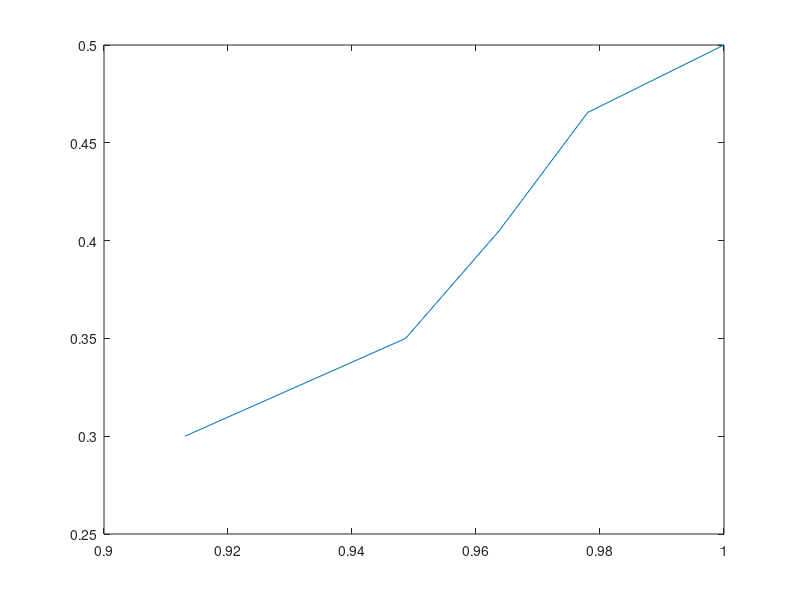
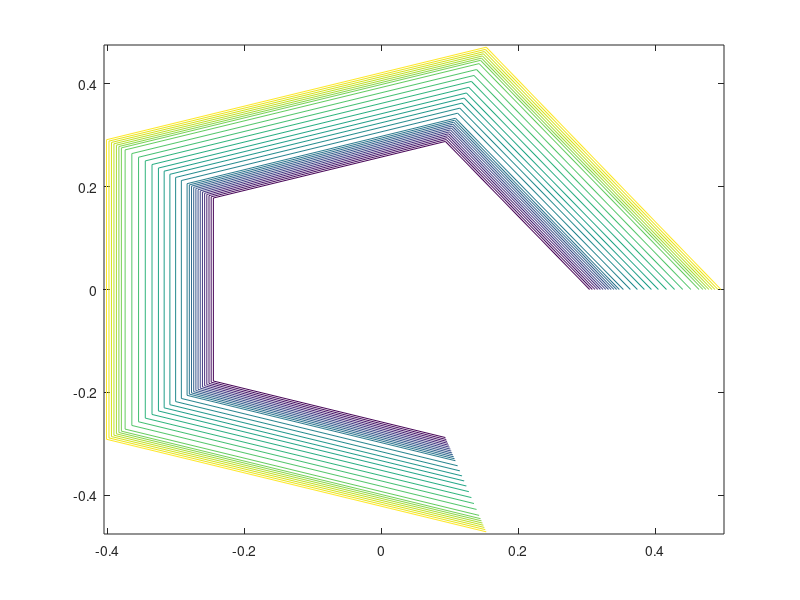
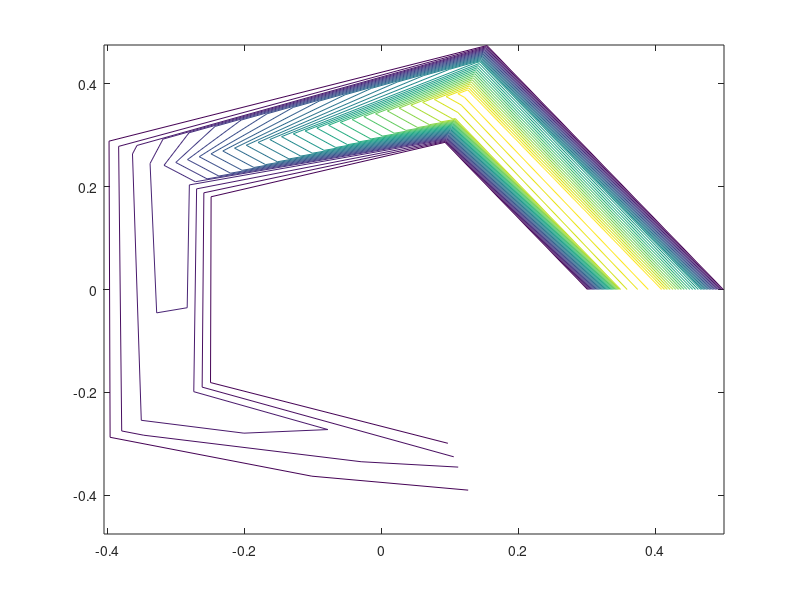

Recreate these plots in MATLAB, in order.
clc
clear all
tic;
format long
alpha=1.1;
nu=1;
k1=5000;
delta_r1(1)=0.05;
r(1)=0.3;
i=1;
while r(i)<0.5
    delta_r1(i+1)=alpha*delta_r1(i);
    r(i+1)=r(i)+delta_r1(i);
   
%     delta_r(i)=abs(r(i+1)-r(i));
        i=i+1;
end
Imax=i;
r(Imax)=0.5;
delta_r1(Imax-1)=0.5-r(Imax-1);
for i=1:Imax-1
delta_r(i)=delta_r1(i);
end


delta_teta=2*pi/Imax;
teta=[0:delta_teta:2*pi-delta_teta];
w=zeros(Imax,Imax,k1);
w(:,1,:)=-5.625;
w(:,Imax,:)=-5.625;
 
for j=1:Imax-1
    A(j)=(2)/((delta_r(j)^2)*alpha*(alpha+1));
    B(j)=1/(r(j)*alpha*delta_r(j)*(1+alpha));
    C(j)=1/(r(j)*delta_teta)^2;
    %E(j)=1/(r(j)*A(j))+2/(A(j));
    %F(j)=-alpha^2*(1/(r(j)*A(j)))+2*alpha/(A(j)*delta_r(j));
end
  
D=zeros(Imax,Imax,k1);
si=ones(Imax,Imax,k1);
si(:,Imax,:)=1;
si1=ones(Imax,Imax,k1);
si0=ones(Imax,Imax,k1);

v=1;
k=1;
while v>10^(-6)
%    for k=1:1000   
      for i=1:Imax
si0(i,1,k+1)=si(i,2,k+1)-(2*(alpha)*delta_r(1)*1.5);
end

for i=2:Imax-1
        
        si(i,1,k+1)=(-si(i,2,k+1)*(A(1)+B(1))-si0(i,1,k+1)*(A(1)*alpha-(alpha^2)*B(1))-si(i+1,1,k+1)*C(1)-si(i-1,1,k)*C(1)-w(i,1,k))/(-A(1)*(alpha+1)+B(1)*((alpha^2)-1)-2*C(1));

     
end
        si(Imax,1,k+1)=(-si(Imax,2,k+1)*(A(1)+B(1))-si0(Imax,1,k+1)*(A(1)*alpha-(alpha^2)*B(1))-si(1,1,k+1)*C(1)-si(Imax-1,1,k)*C(1)-w(Imax,1,k))/(-A(1)*(alpha+1)+B(1)*((alpha^2)-1)-2*C(1));
        si(1,1,k+1)=(-si(1,2,k+1)*(A(1)+B(1))-si0(1,1,k+1)*(A(1)*alpha-(alpha^2)*B(1))-si(2,1,k+1)*C(1)-si(Imax,1,k)*C(1)-w(1,1,k))/(-A(1)*(alpha+1)+B(1)*((alpha^2)-1)-2*C(1));
% si(:,1,k)=(3*delta_r(1)-4*si(1,2,k)-si(1,3,k))/3;

for j=2:Imax-1
    
    for i=2:Imax-1
        
        si(i,j,k+1)=(-si(i,j+1,k+1)*(A(j)+B(j))-si(i,j-1,k)*(A(j)*alpha-(alpha^2)*B(j))-si(i+1,j,k+1)*C(j)-si(i-1,j,k)*C(j)-w(i,j,k))/(-A(j)*(alpha+1)+B(j)*((alpha^2)-1)-2*C(j));

     
    end
        si(Imax,j,k+1)=(-si(Imax,j+1,k+1)*(A(j)+B(j))-si(Imax,j-1,k)*(A(j)*alpha-(alpha^2)*B(j))-si(1,j,k+1)*C(j)-si(Imax-1,j,k)*C(j)-w(Imax,j,k))/(-A(j)*(alpha+1)+B(j)*((alpha^2)-1)-2*C(j));
 
        si(1,j,k+1)=(-si(1,j+1,k+1)*(A(j)+B(j))-si(1,j-1,k)*(A(j)*alpha-(alpha^2)*B(j))-si(2,j,k+1)*C(j)-si(Imax,j,k)*C(j)-w(1,j,k))/(-A(j)*(alpha+1)+B(j)*((alpha^2)-1)-2*C(j));
end

%  for i=2:Imax-1
%    si(i,1,k+1)=si(i,2,k+1)-r(1)*5*delta_r(1);
% 
%  end
%  si(Imax,1,k+1)=si(Imax,2,k+1)-r(1)*5*delta_r(1);
%  si(1,1,k+1)=si(1,2,k+1)-r(1)*5*delta_r(1);
  v=max(max(abs(si(:,:,k+1)-si(:,:,k))));
 
for j=2:Imax-1
    for i=2:Imax-1
        D(1,j,k)=nu*(alpha+1)*A(j)-((alpha^2)-1)*nu*B(j)+2*nu*C(j)+((alpha^2)-1)*B(j)*(si(2,j,k+1)-si(Imax,j,k+1))/(2*delta_teta);

    
        D(i,j,k)=nu*(alpha+1)*A(j)-((alpha^2)-1)*nu*B(j)+2*nu*C(j)+((alpha^2)-1)*B(j)*(si(i+1,j,k+1)-si(i-1,j,k+1))/(2*delta_teta);

    end
        D(Imax,j,k)=nu*(alpha+1)*A(j)-((alpha^2)-1)*nu*B(j)+2*nu*C(j)+((alpha^2)-1)*B(j)*(si(1,j,k+1)-si(Imax-1,j,k+1))/(2*delta_teta);

end

   for j=2:Imax-1

      for i=2:Imax-1
        w(1,j,k+1)=(w(1,j+1,k)*(nu*A(j)+nu*B(j)-B(j)*((si(2,j,k+1)-si(Imax,j,k+1))/(2*delta_teta)))+...
            w(1,j-1,k+1)*(alpha*nu*A(j)-(alpha^2)*nu*B(j)+(alpha^2)*B(j)*(si(2,j,k+1)-si(Imax-1,j,k+1))/(2*delta_teta))+...
            w(2,j,k)*(nu*C(j)+B(j)*(si(1,j+1,k+1)-(alpha^2)*si(1,j-1,k+1)+((alpha^2)-1)*si(1,j,k+1))/(2*delta_teta))+...
            w(Imax,j,k+1)*(nu*C(j)-B(j)*(si(1,j+1,k+1)-(alpha^2)*si(1,j-1,k+1)+((alpha^2)-1)*si(1,j,k+1))/(2*delta_teta)))/D(1,j,k);
        
        w(i,j,k+1)=(w(i,j+1,k)*(nu*A(j)+nu*B(j)-B(j)*((si(i+1,j,k+1)-si(i-1,j,k+1))/(2*delta_teta)))+...
            w(i,j-1,k+1)*(alpha*nu*A(j)-(alpha^2)*nu*B(j)+(alpha^2)*B(j)*(si(i+1,j,k+1)-si(i-1,j,k+1))/(2*delta_teta))+...
            w(i+1,j,k)*(nu*C(j)+B(j)*(si(i,j+1,k+1)-(alpha^2)*si(i,j-1,k+1)+((alpha^2)-1)*si(i,j,k+1))/(2*delta_teta))+...
            w(i-1,j,k+1)*(nu*C(j)-B(j)*(si(i,j+1,k+1)-(alpha^2)*si(i,j-1,k+1)+((alpha^2)-1)*si(i,j,k+1))/(2*delta_teta)))/D(i,j,k);
         
         w(Imax,j,k+1)=(w(Imax,j+1,k)*(nu*A(j)+nu*B(j)-B(j)*((si(1,j,k+1)-si(Imax-1,j,k+1))/(2*delta_teta)))+...
            w(Imax,j-1,k+1)*(alpha*nu*A(j)-(alpha^2)*nu*B(j)+(alpha^2)*B(j)*(si(1,j,k+1)-si(Imax-1,j,k+1))/(2*delta_teta))+...
            w(1,j,k)*(nu*C(j)+B(j)*(si(1,j+1,k+1)-(alpha^2)*si(1,j-1,k+1)+((alpha^2)-1)*si(1,j,k+1))/(2*delta_teta))+...
            w(Imax-1,j,k+1)*(nu*C(j)-B(j)*(si(Imax,j+1,k+1)-(alpha^2)*si(Imax,j-1,k+1)+((alpha^2)-1)*si(Imax,j,k+1))/(2*delta_teta)))/D(Imax,j,k);
      end

  end
 k=k+1;
  end
%  
si1=si(:,:,k);
w1=w(:,:,k);
% 
% % [T R]=pol2cart(teta,r(1,:));
% % [X Y]= meshgrid(T,R); 
% % 
% % figure(1)
% % contour(X,Y,si1,30)
% % colorbar;
% % 
% % figure(2)
% % contour(X,Y,w1)
% % colorbar
% 
% %%
figure(1)
[x,y]=meshgrid(r,teta);
plot(si1(1,:),r)

% figure(1)
[b,o]=pol2cart(y,x);
% contour(y,x,si1)
% 
figure(2)
contour(b,o,si1,30)

figure(3)
%  plot(w1(1,:),r)
 contour(b,o,w1,30)

% %%
% for j=1:Imax
%     for i=2:Imax-1
% Vr(i,j)=(si(i+1,j,k)-si(i-1,j,k))/(r(j)*2*delta_teta);
%     end
% Vr(1,j)=(si(2,j,k)-si(Imax,j,k))/(r(j)*2*delta_teta);
% Vr(Imax,j)=(si(1,j,k)-si(Imax-1,j,k))/(r(j)*2*delta_teta);
% 
% end
% for j=1:Imax-1
%     for i=1:Imax-1
% Vt(i,j)=(si(i+1,j,k+1)-si(i,j,k))/(2*delta_r(j));
%     end
% Vt(Imax,j)=(si(1,j,k+1)-si(Imax,j,k))/(2*delta_r(j));
% 
% end
% figure(8)
% plot(r,Vt);
toc;
